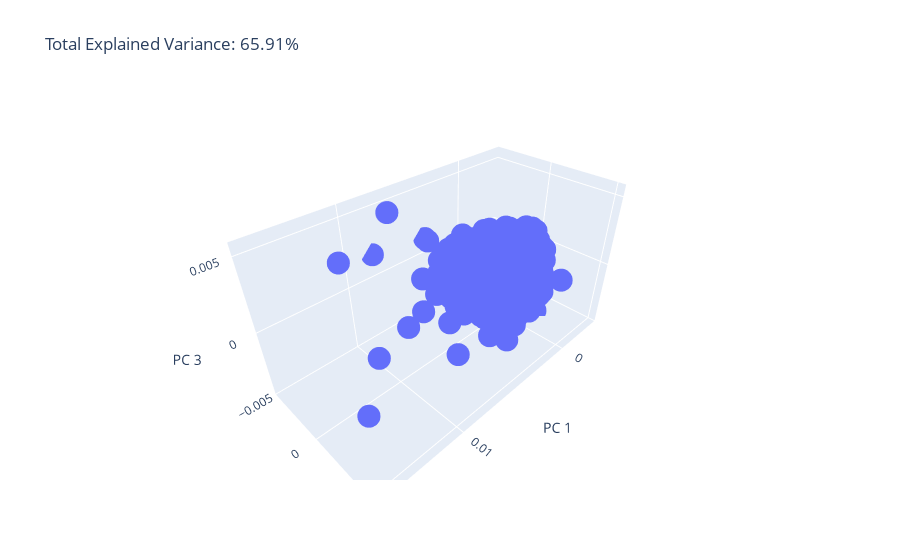

The code cell stored with this chart in its notebook:
### Code cell
pca = PCA(n_components=3)
components = pca.fit_transform(data)
print(pca.explained_variance_ratio_)
total_var = pca.explained_variance_ratio_.sum() * 100

fig = px.scatter_3d(
    components, x=0, y=1, z=2,
    title=f'Total Explained Variance: {total_var:.2f}%',
    labels={'0': 'PC 1', '1': 'PC 2', '2': 'PC 3'}
)
fig.show()

### Figure 1 — Plotly figure (JSON) as saved in the notebook; plotly's stock layout.template omitted (floating-point values rounded to 4 significant figures; data arrays with more than 128 entries replaced by an {"elided": "..."} marker saying what was removed)
{"data": [{"hovertemplate": "PC 1=%{x}<br>PC 2=%{y}<br>PC 3=%{z}<extra></extra>", "legendgroup": "", "marker": {"color": "#636efa", "symbol": "circle"}, "mode": "markers", "name": "", "scene": "scene", "showlegend": false, "x": {"elided": "3045 float values"}, "y": {"elided": "3045 float values"}, "z": {"elided": "3045 float values"}, "type": "scatter3d"}], "layout": {"scene": {"domain": {"x": [0.0, 1.0], "y": [0.0, 1.0]}, "xaxis": {"title": {"text": "PC 1"}}, "yaxis": {"title": {"text": "PC 2"}}, "zaxis": {"title": {"text": "PC 3"}}}, "legend": {"tracegroupgap": 0}, "title": {"text": "Total Explained Variance: 65.91%"}}}
